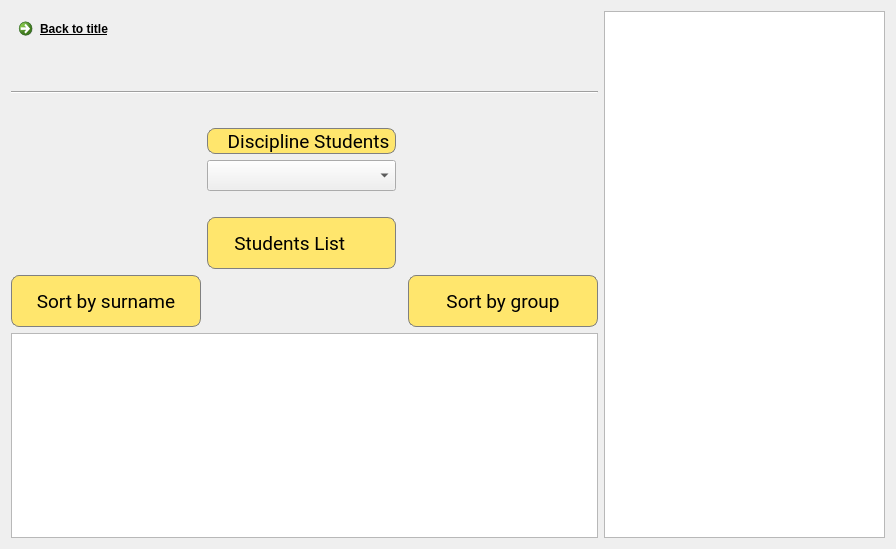
<?xml version="1.0" encoding="UTF-8"?>
<ui version="4.0">
 <class>TeacherPage</class>
 <widget class="QDialog" name="TeacherPage">
  <property name="geometry">
   <rect>
    <x>0</x>
    <y>0</y>
    <width>896</width>
    <height>549</height>
   </rect>
  </property>
  <property name="windowTitle">
   <string>Dialog</string>
  </property>
  <property name="styleSheet">
   <string notr="true">QTeacherPage{
background-color:rgb(247, 255, 247);
}</string>
  </property>
  <layout class="QGridLayout" name="gridLayout">
   <item row="0" column="0">
    <widget class="QCommandLinkButton" name="commandLinkButton_BackLink">
     <property name="font">
      <font>
       <underline>true</underline>
      </font>
     </property>
     <property name="toolTip">
      <string>Return to title window</string>
     </property>
     <property name="text">
      <string>Back to title</string>
     </property>
    </widget>
   </item>
   <item row="1" column="0">
    <layout class="QGridLayout" name="gridLayout_2">
     <item row="15" column="1">
      <spacer name="horizontalSpacer_6">
       <property name="orientation">
        <enum>Qt::Horizontal</enum>
       </property>
       <property name="sizeHint" stdset="0">
        <size>
         <width>20</width>
         <height>20</height>
        </size>
       </property>
      </spacer>
     </item>
     <item row="8" column="0">
      <spacer name="horizontalSpacer_2">
       <property name="orientation">
        <enum>Qt::Horizontal</enum>
       </property>
       <property name="sizeHint" stdset="0">
        <size>
         <width>20</width>
         <height>20</height>
        </size>
       </property>
      </spacer>
     </item>
     <item row="1" column="0" colspan="4">
      <widget class="Line" name="line_3">
       <property name="orientation">
        <enum>Qt::Horizontal</enum>
       </property>
      </widget>
     </item>
     <item row="13" column="3" rowspan="3">
      <widget class="QPushButton" name="pushButton_SortStudentsbyGroup">
       <property name="sizePolicy">
        <sizepolicy hsizetype="Preferred" vsizetype="Preferred">
         <horstretch>0</horstretch>
         <verstretch>0</verstretch>
        </sizepolicy>
       </property>
       <property name="font">
        <font>
         <family>Roboto</family>
         <pointsize>14</pointsize>
        </font>
       </property>
       <property name="toolTip">
        <string>Sorts your students by group name</string>
       </property>
       <property name="styleSheet">
        <string notr="true">QPushButton{
border-radius: 8px;
background-color: rgb(255, 230, 109);
border: 1px solid gray; 
}

QPushButton:pressed{
background-color:qlineargradient(x1:0, y1:0, x2:0, y2:1,
														stop: 0 #BEBEBE, stop:1 #D7D7D7);
}</string>
       </property>
       <property name="text">
        <string>Sort by group</string>
       </property>
       <property name="autoDefault">
        <bool>false</bool>
       </property>
      </widget>
     </item>
     <item row="10" column="3">
      <spacer name="horizontalSpacer_8">
       <property name="orientation">
        <enum>Qt::Horizontal</enum>
       </property>
       <property name="sizeHint" stdset="0">
        <size>
         <width>40</width>
         <height>20</height>
        </size>
       </property>
      </spacer>
     </item>
     <item row="3" column="3">
      <spacer name="horizontalSpacer">
       <property name="orientation">
        <enum>Qt::Horizontal</enum>
       </property>
       <property name="sizeHint" stdset="0">
        <size>
         <width>20</width>
         <height>20</height>
        </size>
       </property>
      </spacer>
     </item>
     <item row="6" column="0">
      <spacer name="horizontalSpacer_7">
       <property name="orientation">
        <enum>Qt::Horizontal</enum>
       </property>
       <property name="sizeHint" stdset="0">
        <size>
         <width>40</width>
         <height>20</height>
        </size>
       </property>
      </spacer>
     </item>
     <item row="6" column="3">
      <spacer name="horizontalSpacer_9">
       <property name="orientation">
        <enum>Qt::Horizontal</enum>
       </property>
       <property name="sizeHint" stdset="0">
        <size>
         <width>40</width>
         <height>20</height>
        </size>
       </property>
      </spacer>
     </item>
     <item row="0" column="0" colspan="4">
      <widget class="QLabel" name="label_Surname">
       <property name="sizePolicy">
        <sizepolicy hsizetype="Minimum" vsizetype="Fixed">
         <horstretch>0</horstretch>
         <verstretch>0</verstretch>
        </sizepolicy>
       </property>
       <property name="minimumSize">
        <size>
         <width>0</width>
         <height>32</height>
        </size>
       </property>
       <property name="font">
        <font>
         <family>Roboto</family>
         <pointsize>16</pointsize>
        </font>
       </property>
       <property name="text">
        <string/>
       </property>
      </widget>
     </item>
     <item row="8" column="1" rowspan="3">
      <widget class="QPushButton" name="pushButton_AllEnrolledStud">
       <property name="sizePolicy">
        <sizepolicy hsizetype="Preferred" vsizetype="Preferred">
         <horstretch>0</horstretch>
         <verstretch>0</verstretch>
        </sizepolicy>
       </property>
       <property name="font">
        <font>
         <family>Roboto</family>
         <pointsize>14</pointsize>
        </font>
       </property>
       <property name="mouseTracking">
        <bool>false</bool>
       </property>
       <property name="tabletTracking">
        <bool>true</bool>
       </property>
       <property name="acceptDrops">
        <bool>false</bool>
       </property>
       <property name="toolTip">
        <string>Shows all your students</string>
       </property>
       <property name="autoFillBackground">
        <bool>false</bool>
       </property>
       <property name="styleSheet">
        <string notr="true">QPushButton{
border-radius: 8px;
background-color: rgb(255, 230, 109);
border: 1px solid gray; 
}

QPushButton:pressed{
background-color:qlineargradient(x1:0, y1:0, x2:0, y2:1,
														stop: 0 #BEBEBE, stop:1 #D7D7D7);
}</string>
       </property>
       <property name="text">
        <string>   Students List        </string>
       </property>
       <property name="checkable">
        <bool>false</bool>
       </property>
       <property name="checked">
        <bool>false</bool>
       </property>
       <property name="autoExclusive">
        <bool>false</bool>
       </property>
       <property name="autoDefault">
        <bool>false</bool>
       </property>
       <property name="default">
        <bool>false</bool>
       </property>
       <property name="flat">
        <bool>false</bool>
       </property>
      </widget>
     </item>
     <item row="10" column="0">
      <spacer name="horizontalSpacer_3">
       <property name="orientation">
        <enum>Qt::Horizontal</enum>
       </property>
       <property name="sizeHint" stdset="0">
        <size>
         <width>20</width>
         <height>20</height>
        </size>
       </property>
      </spacer>
     </item>
     <item row="13" column="0" rowspan="3">
      <widget class="QPushButton" name="pushButton_SortStudentsByName">
       <property name="sizePolicy">
        <sizepolicy hsizetype="Preferred" vsizetype="Preferred">
         <horstretch>0</horstretch>
         <verstretch>0</verstretch>
        </sizepolicy>
       </property>
       <property name="font">
        <font>
         <family>Roboto</family>
         <pointsize>14</pointsize>
        </font>
       </property>
       <property name="toolTip">
        <string>Sorts your students by surname</string>
       </property>
       <property name="styleSheet">
        <string notr="true">QPushButton{
border-radius: 8px;
background-color: rgb(255, 230, 109);
border: 1px solid gray; 
}

QPushButton:pressed{
background-color:qlineargradient(x1:0, y1:0, x2:0, y2:1,
														stop: 0 #BEBEBE, stop:1 #D7D7D7);
}</string>
       </property>
       <property name="text">
        <string>Sort by surname</string>
       </property>
       <property name="autoDefault">
        <bool>false</bool>
       </property>
      </widget>
     </item>
     <item row="3" column="1" rowspan="2">
      <widget class="QPushButton" name="pushButton_ShowStudents">
       <property name="sizePolicy">
        <sizepolicy hsizetype="Preferred" vsizetype="Preferred">
         <horstretch>0</horstretch>
         <verstretch>0</verstretch>
        </sizepolicy>
       </property>
       <property name="font">
        <font>
         <family>Roboto</family>
         <pointsize>14</pointsize>
        </font>
       </property>
       <property name="toolTip">
        <string>Shows students of your chosen discipline</string>
       </property>
       <property name="autoFillBackground">
        <bool>false</bool>
       </property>
       <property name="styleSheet">
        <string notr="true">QPushButton{
border-radius: 8px;
background-color: rgb(255, 230, 109);
border: 1px solid gray; 
}

QPushButton:pressed{
background-color:qlineargradient(x1:0, y1:0, x2:0, y2:1,
														stop: 0 #BEBEBE, stop:1 #D7D7D7);
}</string>
       </property>
       <property name="text">
        <string>   Discipline Students</string>
       </property>
       <property name="checkable">
        <bool>false</bool>
       </property>
       <property name="autoRepeat">
        <bool>false</bool>
       </property>
       <property name="autoDefault">
        <bool>false</bool>
       </property>
       <property name="default">
        <bool>false</bool>
       </property>
       <property name="flat">
        <bool>false</bool>
       </property>
      </widget>
     </item>
     <item row="13" column="1">
      <spacer name="horizontalSpacer_5">
       <property name="orientation">
        <enum>Qt::Horizontal</enum>
       </property>
       <property name="sizeHint" stdset="0">
        <size>
         <width>20</width>
         <height>20</height>
        </size>
       </property>
      </spacer>
     </item>
     <item row="6" column="1">
      <widget class="QComboBox" name="comboBox_Disciplines">
       <property name="sizePolicy">
        <sizepolicy hsizetype="Preferred" vsizetype="Preferred">
         <horstretch>0</horstretch>
         <verstretch>0</verstretch>
        </sizepolicy>
       </property>
       <property name="font">
        <font>
         <family>Roboto</family>
         <pointsize>14</pointsize>
        </font>
       </property>
      </widget>
     </item>
     <item row="2" column="0" colspan="4">
      <widget class="QLabel" name="label_CountOfStudents">
       <property name="font">
        <font>
         <family>Roboto</family>
         <pointsize>14</pointsize>
        </font>
       </property>
       <property name="text">
        <string/>
       </property>
      </widget>
     </item>
     <item row="7" column="1">
      <spacer name="horizontalSpacer_10">
       <property name="orientation">
        <enum>Qt::Horizontal</enum>
       </property>
       <property name="sizeHint" stdset="0">
        <size>
         <width>40</width>
         <height>20</height>
        </size>
       </property>
      </spacer>
     </item>
    </layout>
   </item>
   <item row="2" column="0">
    <widget class="QTableWidget" name="tableWidget_DisciplinesInfo">
     <property name="font">
      <font>
       <family>Roboto</family>
       <pointsize>10</pointsize>
      </font>
     </property>
    </widget>
   </item>
   <item row="0" column="1" rowspan="3">
    <widget class="QTableWidget" name="tableWidget_StudentsInfo">
     <property name="sizePolicy">
      <sizepolicy hsizetype="Preferred" vsizetype="Expanding">
       <horstretch>0</horstretch>
       <verstretch>0</verstretch>
      </sizepolicy>
     </property>
     <property name="minimumSize">
      <size>
       <width>281</width>
       <height>0</height>
      </size>
     </property>
     <property name="font">
      <font>
       <family>Roboto</family>
       <pointsize>10</pointsize>
      </font>
     </property>
     <property name="frameShadow">
      <enum>QFrame::Plain</enum>
     </property>
     <property name="editTriggers">
      <set>QAbstractItemView::NoEditTriggers</set>
     </property>
     <property name="textElideMode">
      <enum>Qt::ElideRight</enum>
     </property>
     <property name="showGrid">
      <bool>true</bool>
     </property>
     <property name="gridStyle">
      <enum>Qt::DashLine</enum>
     </property>
     <attribute name="horizontalHeaderCascadingSectionResizes">
      <bool>false</bool>
     </attribute>
     <attribute name="horizontalHeaderMinimumSectionSize">
      <number>40</number>
     </attribute>
     <attribute name="horizontalHeaderDefaultSectionSize">
      <number>120</number>
     </attribute>
    </widget>
   </item>
  </layout>
 </widget>
 <resources/>
 <connections/>
</ui>
